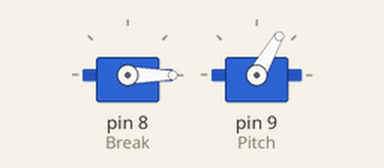
This sketch was run on a simulated Arduino Uno, built with avr-gcc and run on an emulated ATmega328P. Parts: 2 × servo. What the sketch prints to the serial monitor is not drawn.

Above: at 0.05 s.
Timing chart, 0 to 3.0 s (numbered marks = the images above):
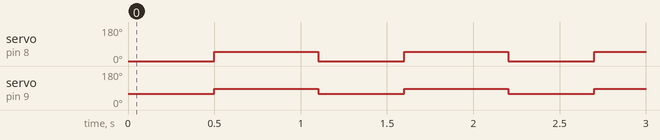

The sketch:

controlcode.ino
```cpp
#include<Servo.h> //library used to control actuators
#include<Wire.h>  //if needed included i2c library

Servo Break; // make object for break actuator
Servo Pitch; // make object for pitch actuator

int movementTimer = 500; //timer to allow for actuator movement
int interruptTimer = 1000; // timer used for interrupt function
int Timer = 100; // general timer
int cutinTimer = 1000; // allow time for cut in voltage to be reached
int cutinVoltage = 1; // cut in voltage needs to be adjusted as needed
float val1 = analogRead(A3); // 8 bit value from voltage sensor
float val2 = (val1/40.97); //converted to actual voltag being read
float ial1 = analogRead(A4); //this is going to be our check for load connection
float ial2 = (ial1/50); //  need to figure out what the correct factor is for this but this will be our actual current going to the load, if this drops to zero the load is open and we need to stop the system.
int startTime = 0; // initiate start time
int endTime = 0; // initiate end time
int Rev = 0; // initiate Revolutions
int RPM = 0; // initiate RPM
int rev = 0; // rev = Rev/3
const int signal = 2; // attach hall effect to pin 2
const int Ebreak = 3; // attach ebreak to pin 3
int IntBreakpos = 0; // initiate break pos
int IntPitchpos = 60; // initiate pitch pos
int FullyBreaked = 50; // the remaining vales are different variables used during the code
int FullyPitched = 85;
int SpeedupPitch = 60;
int SlowdownPitch = 85;
int slowRPM = 500;
int fastRPM = 1800;


void setup() {
  Serial.begin(9600);//begin serial
  Wire.begin(); // being i2c
  Break.attach(8); // attach break to pin 8
  Pitch.attach(9); // attach pitch to pin 9
  pinMode(signal, INPUT_PULLUP); //set signal as input
  pinMode(Ebreak, INPUT); // set ebreak as input


}

void loop() {
  Break.write(IntBreakpos);//move to initial break pos
  Pitch.write(IntPitchpos); // move to initial pitch pos
  delay(movementTimer);

  if(val2 >= cutinVoltage){ //check that cut in voltage is reached
    delay(cutinTimer);
    digitalRead(Ebreak);
    if(Ebreak == HIGH){ // check that ebreak is not pressed
      if(ial2 >= 1){ // check to make sure that the load is connected
      Rev = 0;
      RPM = 0;
      startTime = millis();
      attachInterrupt(digitalPinToInterrupt(signal),interrupt1,FALLING); //attach signal to interrupt1 function on falling edge
      delay(interruptTimer);
      detachInterrupt(signal);
       if(Rev>0){
        rev = (Rev/3);
        RPM = (rev*60000)/(endTime);//calculate RPM based on number of revolutions
        Serial.println(RPM);
       }

      if(RPM<<slowRPM){//check RPM
        Break.write(IntBreakpos);
        Pitch.write(SpeedupPitch);
        Serial.println(RPM);
        delay(movementTimer);


      }
      if(RPM>>fastRPM){//Check RPM
        Break.write(IntBreakpos);
        Pitch.write(SlowdownPitch);
        Serial.println(RPM);
        delay(movementTimer);

      }


    }
    else{
      Break.write(FullyBreaked);
      Pitch.write(FullyPitched);
      Serial.println("LOAD Disconnected");
      delay(movementTimer);

    }
    }
    else{//if e break pressed this will happen instead
      Break.write(FullyBreaked);
      Pitch.write(FullyPitched);
      Serial.println("E Break Engaged");
      delay(movementTimer);

    }

  }
  else{//if cut in votlage is not reached this will happen instead
    Break.write(FullyBreaked);
    Pitch.write(FullyPitched);
    Serial.println("Cut In Votlage not Reached");
    delay(movementTimer);
  }
  delay(Timer);

}

void interrupt1(){//interrupt function
  Rev++;
}
```

Measured:
- by itself, servo on pin 8 (Break): alternates 50° for 0.60 s and 0° for 0.50 s
- by itself, servo on pin 9 (Pitch): alternates 85° for 0.60 s and 60° for 0.50 s
